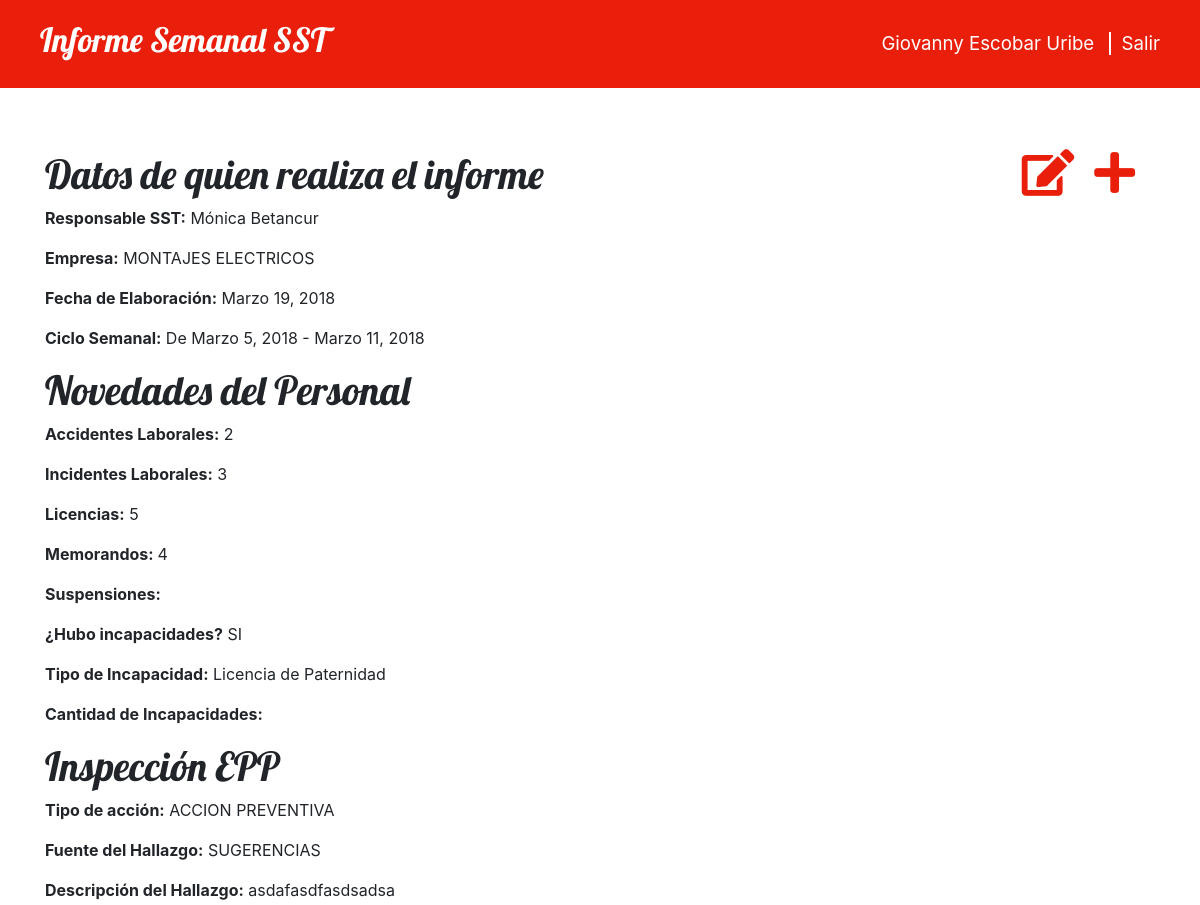
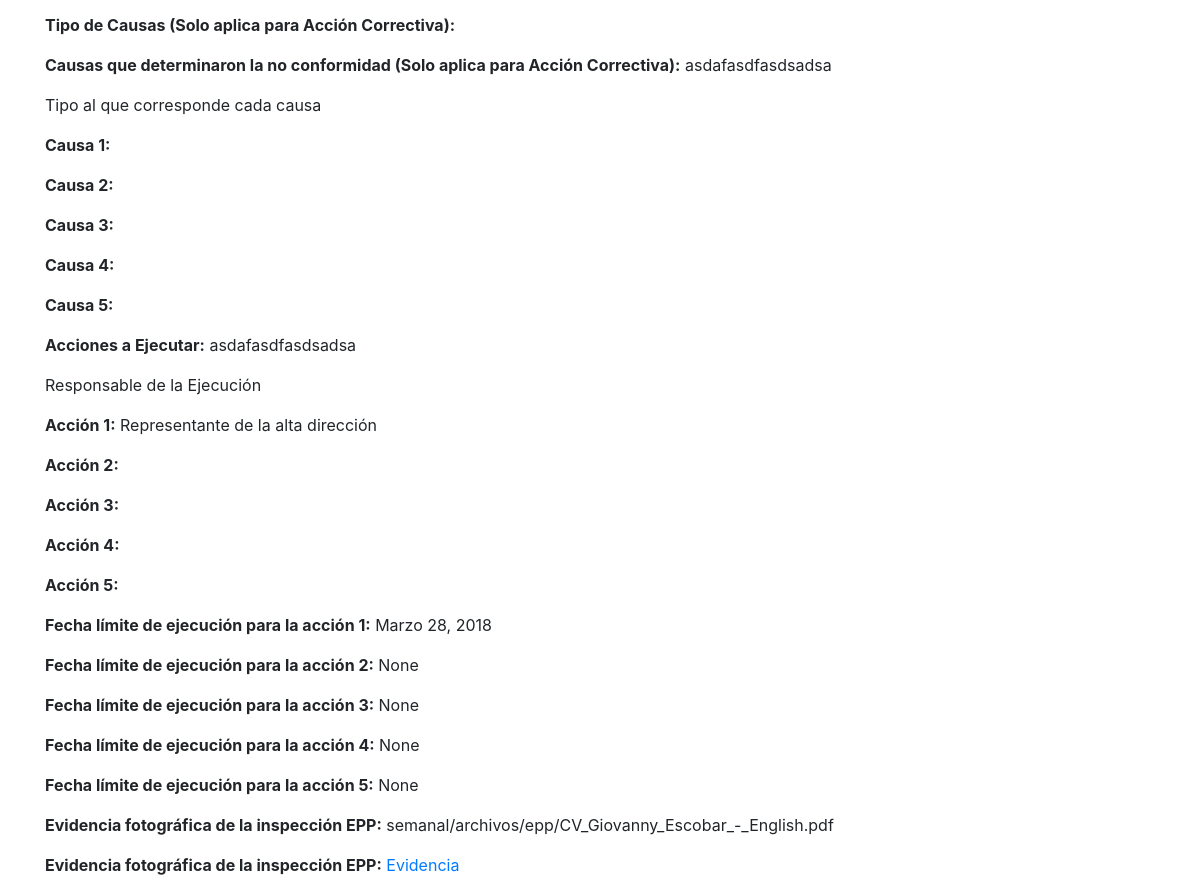
Screenshot of /informe/5/ (signed in) with the database file from the repository (2 pictures, top to bottom).
### semanal/models.py (models this page shows, shortened)
class Informe(models.Model):
    usuario           = models.ForeignKey('auth.User', on_delete=models.CASCADE)
    empresa           = models.CharField(max_length=30, choices=OPCIONES_EMPRESA)
    fecha_elaboracion = models.DateField(
        default=date.today,
        verbose_name="Fecha de Elaboración")
    desde = models.DateField(default=date.today)
    hasta = models.DateField(default=date.today)
    acc_laboral = models.CharField(
        max_length=30,
        choices=OPCIONES_ACCIDENTES,
        verbose_name="Accidentes Laborales")
    inc_laboral = models.CharField(
        max_length=30,
        choices=OPCIONES_INCIDENTES,
        verbose_name="Incidentes Laborales")
    licencias = models.CharField(max_length=30, choices=OPCIONES_LICENCIAS)
    memorandos = models.CharField(
        max_length=30,
        choices=OPCIONES_MEMORANDOS,
        verbose_name="Memorandos o Llamados de atención")
    suspensiones = models.CharField(max_length=30, choices=OPCIONES_SUSPENSIONES)
    pregunta = models.CharField(
        max_length=30,
        choices=OPCIONES_PREGUNTA,
        verbose_name="¿Hubo incapacidades?")
    """
    Se instalo plugin MultiSelectField para tener una lista opciones de checkbox
    Informacion en: https://pypi.python.org/pypi/django-multiselectfield
    """
    incapacidad = MultiSelectField(
        choices=OPCIONES_INCAPACIDAD,
        blank=True,
        verbose_name="Tipo de Incapacidad")
    can_incapacidades = models.CharField(
        max_length=30,
        choices=OPCIONES_CAN_INCAPACIDADES,
        blank=True,
        verbose_name="Cantidad de Incapacidades")
    tipo_accion_epp = models.CharField(
        max_length=30,
        choices=OPCIONES_ACCION,
        verbose_name="Tipo de Acción")
    fuente_hallazgo_epp = models.CharField(
        max_length=30,
        choices=OPCIONES_HALLAZGO,
        verbose_name="Fuente del Hallazgo")
    descripcion_hallazgo_epp = models.TextField(
        verbose_name="Descripción del Hallazgo")
    tipos_causas_epp = MultiSelectField(
        choices=OPCIONES_CAUSAS,
        blank=True,
        verbose_name="Tipo de Causas (Solo aplica para Acción Correctiva)")
    no_conformidad_epp = models.TextField(
        blank=True,
        verbose_name="Causas que determinaron la no conformidad (Solo \
        aplica para Acción Correctiva)")
    """
    Señale para cada causa enunciada anteriormente, el tipo al que...
    """
    causa_epp_1 = MultiSelectField(
        choices=OPCIONES_CAUSAS,
        blank=True,
        verbose_name="Causa 1")
    causa_epp_2 = MultiSelectField(
        choices=OPCIONES_CAUSAS,
        blank=True,
        verbose_name="Causa 2")
    causa_epp_3 = MultiSelectField(
        choices=OPCIONES_CAUSAS,
        blank=True,
        verbose_name="Causa 3")
    causa_epp_4 = MultiSelectField(
        choices=OPCIONES_CAUSAS,
        blank=True,
        verbose_name="Causa 4")
    causa_epp_5 = MultiSelectField(
        choices=OPCIONES_CAUSAS,
        blank=True,
        verbose_name="Causa 5")
    acciones_ejecutar_epp = models.TextField(
        verbose_name="Acciones a Ejecutar")
    """
    Responsable de la ejecucion
    """
    accion_epp_1 = MultiSelectField(
        choices=OPCIONES_RESPONSABLE,
        verbose_name="Acción 1")
    accion_epp_2 = MultiSelectField(
        choices=OPCIONES_RESPONSABLE,
        blank=True,
        verbose_name="Acción 2")
    accion_epp_3 = MultiSelectField(
        choices=OPCIONES_RESPONSABLE,
        blank=True,
        verbose_name="Acción 3")
    accion_epp_4 = MultiSelectField(
        choices=OPCIONES_RESPONSABLE,
        blank=True,
        verbose_name="Acción 4")
    accion_epp_5 = MultiSelectField(
        choices=OPCIONES_RESPONSABLE,
        blank=True,
        verbose_name="Acción 5")
    """
    Fechas límites de ejecución
    """
    fecha_ejecucion_epp_1 = models.DateField(
        verbose_name="Fecha límite de ejecución para la acción 1")
    fecha_ejecucion_epp_2 = models.DateField(
        blank=True,
        null=True,
        verbose_name="Fecha límite de ejecución para la acción 2")
    fecha_ejecucion_epp_3 = models.DateField(
        blank=True,
        null=True,
        verbose_name="Fecha límite de ejecución para la acción 3")
    fecha_ejecucion_epp_4 = models.DateField(
        blank=True,
        null=True,
        verbose_name="Fecha límite de ejecución para la acción 4")
    fecha_ejecucion_epp_5 = models.DateField(
        blank=True,
        null=True,
        verbose_name="Fecha límite de ejecución para la acción 5")
    evidencia_epp = models.FileField(
        upload_to='semanal/archivos/epp',
        verbose_name="Evidencia Fotográfica de la Inspección EPP")
    """
    Guardar el informe
    """
    """
    Cadena para representar el objeto Informe(clase) en el admin de django.
    """

### semanal/views.py (the view)
# urls.py: url(r'^informe/(?P<pk>[0-9]+)/$', views.detalle_informe, name='detalle_informe'),
def detalle_informe(request, pk):
    informe = get_object_or_404(Informe, pk=pk)
    return render(request, 'semanal/detalle_informe.html', {'informe': informe})

### semanal/templates/semanal/detalle_informe.html
{% extends 'semanal/base.html' %}
{% block content %}
  <div>
    <a class="icono" href="{% url 'nuevo_informe' %}" title="Nuevo Informe">
      <span class="fas fa-plus"></span>
    </a>
    <a class="icono" href="{% url 'nuevo_informe' pk=informe.pk %}" title="Editar Informe">
      <span class="fas fa-edit"></span>
    </a>
  </div>
  <div>
    <h1>Datos de quien realiza el informe</h1>
    <p><strong>Responsable SST:</strong> {{ informe.usuario.first_name }} {{ informe.usuario.last_name }}</p>
    <p><strong>Empresa:</strong> {{ informe.empresa }}</p>
    <p><strong>Fecha de Elaboración:</strong> {{ informe.fecha_elaboracion }}</p>
    <p><strong>Ciclo Semanal:</strong> De {{ informe.desde }} - {{ informe.hasta }}</p>
    <h1>Novedades del Personal</h1>
    <p><strong>Accidentes Laborales:</strong> {{ informe.acc_laboral }}</p>
    <p><strong>Incidentes Laborales:</strong> {{ informe.inc_laboral }}</p>
    <p><strong>Licencias:</strong> {{ informe.licencias }}</p>
    <p><strong>Memorandos: </strong> {{ informe.memorandos }}</p>
    <p><strong>Suspensiones:</strong> {{ informe.suspenciones }}</p>
    <p><strong>¿Hubo incapacidades?</strong> {{ informe.pregunta }}</p>
    <p><strong>Tipo de Incapacidad:</strong> {{ informe.incapacidad }}</p>
    <p><strong>Cantidad de Incapacidades:</strong> {{ informe.can_incapacidades }}</p>
    <h1>Inspección EPP</h1>
    <p><strong>Tipo de acción:</strong> {{ informe.tipo_accion_epp }}</p>
    <p><strong>Fuente del Hallazgo:</strong> {{ informe.fuente_hallazgo_epp }}</p>
    <p><strong>Descripción del Hallazgo:</strong> {{ informe.descripcion_hallazgo_epp }}</p>
    <p><strong>Tipo de Causas (Solo aplica para Acción Correctiva):</strong> {{ informe.tipos_causas_epp }}</p>
    <p><strong>Causas que determinaron la no conformidad (Solo aplica para Acción Correctiva):</strong> {{ informe.no_conformidad_epp }}</p>
    <p>Tipo al que corresponde cada causa</p>
    <p><strong>Causa 1:</strong> {{ informe.causa_epp_1 }}</p>
    <p><strong>Causa 2:</strong> {{ informe.causa_epp_2 }}</p>
    <p><strong>Causa 3:</strong> {{ informe.causa_epp_3 }}</p>
    <p><strong>Causa 4:</strong> {{ informe.causa_epp_4 }}</p>
    <p><strong>Causa 5:</strong> {{ informe.causa_epp_5 }}</p>
    <p><strong>Acciones a Ejecutar:</strong> {{ informe.acciones_ejecutar_epp }}</p>
    <p>Responsable de la Ejecución</p>
    <p><strong>Acción 1:</strong> {{ informe.accion_epp_1 }}</p>
    <p><strong>Acción 2:</strong> {{ informe.accion_epp_2 }}</p>
    <p><strong>Acción 3:</strong> {{ informe.accion_epp_3 }}</p>
    <p><strong>Acción 4:</strong> {{ informe.accion_epp_4 }}</p>
    <p><strong>Acción 5:</strong> {{ informe.accion_epp_5 }}</p>
    <p><strong>Fecha límite de ejecución para la acción 1:</strong> {{ informe.fecha_ejecucion_epp_1 }}</p>
    <p><strong>Fecha límite de ejecución para la acción 2:</strong> {{ informe.fecha_ejecucion_epp_2 }}</p>
    <p><strong>Fecha límite de ejecución para la acción 3:</strong> {{ informe.fecha_ejecucion_epp_3 }}</p>
    <p><strong>Fecha límite de ejecución para la acción 4:</strong> {{ informe.fecha_ejecucion_epp_4 }}</p>
    <p><strong>Fecha límite de ejecución para la acción 5:</strong> {{ informe.fecha_ejecucion_epp_5 }}</p>
    <p><strong>Evidencia fotográfica de la inspección EPP:</strong> {{ informe.evidencia_epp }}</p>
    <p>
      <strong>Evidencia fotográfica de la inspección EPP:</strong>
      <a href="{{ informe.evidencia_epp.url }}">Evidencia</a>
    </p>
  </div>
{% endblock %}

### semanal/templates/semanal/base.html (shortened to what this page needs)
{% load staticfiles %}
<html lang="es">
  <head>
    <link rel="stylesheet" href="//maxcdn.bootstrapcdn.com/bootstrap/4.0.0/css/bootstrap.min.css">
    <link rel="stylesheet" href="//maxcdn.bootstrapcdn.com/bootstrap/4.0.0/css/bootstrap-theme.min.css">
    <link rel="stylesheet" href="{% static 'css/estilos.css' %}">
    <link rel="stylesheet" href="https://use.fontawesome.com/releases/v5.0.8/css/solid.css">
    <link rel="stylesheet" href="https://use.fontawesome.com/releases/v5.0.8/css/fontawesome.css">
  </head>
  <body>
    <div class="page-header fixed-top">
      {% if request.user.is_authenticated %}
        <p class="top-menu">
          {{ user.first_name }}
          {{ user.last_name }}
          <a href="{% url 'logout' %}">Salir</a>
        </p>
        <h1><a href="/informes">Informe Semanal SST</a></h1>
      {% else %}
        <h1><a href="/">Informe Semanal SST</a></h1>
      {% endif %}
    </div>
    <div class="content container">
      {% block content %}
      {% endblock %}
    </div>
  </body>
</html>

### semanal/static/css/estilos.css (style rules this page uses)
.page-header { background-color: #ea1f0b; margin-top: 0; padding: 20px 20px 20px 40px; }
.page-header h1, .page-header h1 a, .page-header h1 a:visited, .page-header h1 a:active { color: #ffffff; font-size: 25pt; text-decoration: none; }
.content { margin-top: 150px; }
h1, h2, h3, h4 { font-family: 'Lobster', cursive; }
.top-menu, .top-menu:visited { color: #ffffff; float: right; font-size: 14pt; margin: 10px 20px 0 0; }
.top-menu a { color: #ffffff; margin-left: 10px; border-left: 2px solid #fff; padding-left: 10px; }
.icono, .icono:visited { color: #ea1f0b; float: right; font-size: 35pt; margin-right: 20px; }

### rows the page displays
Informe: usuario.first_name "Mónica", usuario.last_name "Betancur", empresa "MONTAJES ELECTRICOS", fecha_elaboracion "Marzo 19, 2018", desde "Marzo 5, 2018", hasta "Marzo 11, 2018", acc_laboral "2", inc_laboral "3", licencias "5", memorandos "4", pregunta "SI", incapacidad "Licencia de Paternidad", tipo_accion_epp "ACCION PREVENTIVA", fuente_hallazgo_epp "SUGERENCIAS", descripcion_hallazgo_epp "asdafasdfasdsadsa", no_conformidad_epp "asdafasdfasdsadsa", acciones_ejecutar_epp "asdafasdfasdsadsa", accion_epp_1 "Representante de la alta dirección", fecha_ejecucion_epp_1 "Marzo 28, 2018", fecha_ejecucion_epp_2 "None", fecha_ejecucion_epp_3 "None", fecha_ejecucion_epp_4 "None", fecha_ejecucion_epp_5 "None", evidencia_epp "semanal/archivos/epp/CV_Giovanny_Escobar_-_English.pdf"

### other values shown
{{ user.first_name }} "Giovanny"
{{ user.last_name }} "Escobar Uribe"
